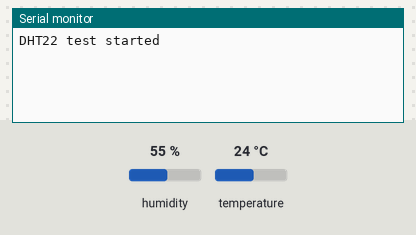
This sketch was run on a simulated Arduino Uno, built with avr-gcc and run on an emulated ATmega328P. On the bench: the last lines printed to the serial monitor. Inputs (shaded band) come from the test bench; at power-on: humidity 55 %, temperature 24 °C.

Above: at 2.2 s.
2.3 s: humidity set to 22 %
At 4.2 s:
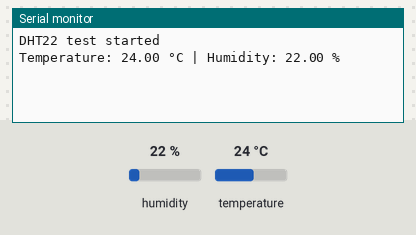
6.5 s: temperature set to 12 °C
At 7.7 s:
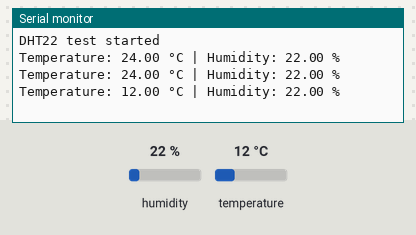
9.5 s: humidity set to 40 %
At 12.4 s:
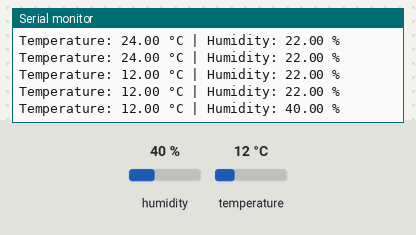

Measured:
- after the input at 2.3 s, the serial monitor: prints a new line after 0.71 s (image 1)
- after the input at 6.5 s, the serial monitor: prints a new line after 0.52 s (image 2)
- after the input at 9.5 s, the serial monitor: prints a new line after 1.5 s (image 3)

The sketch:

02_DHT22_Test.ino
```cpp
#include <DHT.h>

#define DHTPIN 7
#define DHTTYPE DHT22

DHT dht(DHTPIN, DHTTYPE);

void setup() {
  Serial.begin(115200);
  delay(1000);

  dht.begin();

  Serial.println("DHT22 test started");
}

void loop() {
  delay(2000);

  float humidity = dht.readHumidity();
  float temperature = dht.readTemperature();

  if (isnan(humidity) || isnan(temperature)) {
    Serial.println("Failed to read from DHT22");
    return;
  }

  Serial.print("Temperature: ");
  Serial.print(temperature);
  Serial.print(" °C | Humidity: ");
  Serial.print(humidity);
  Serial.println(" %");
}
```
